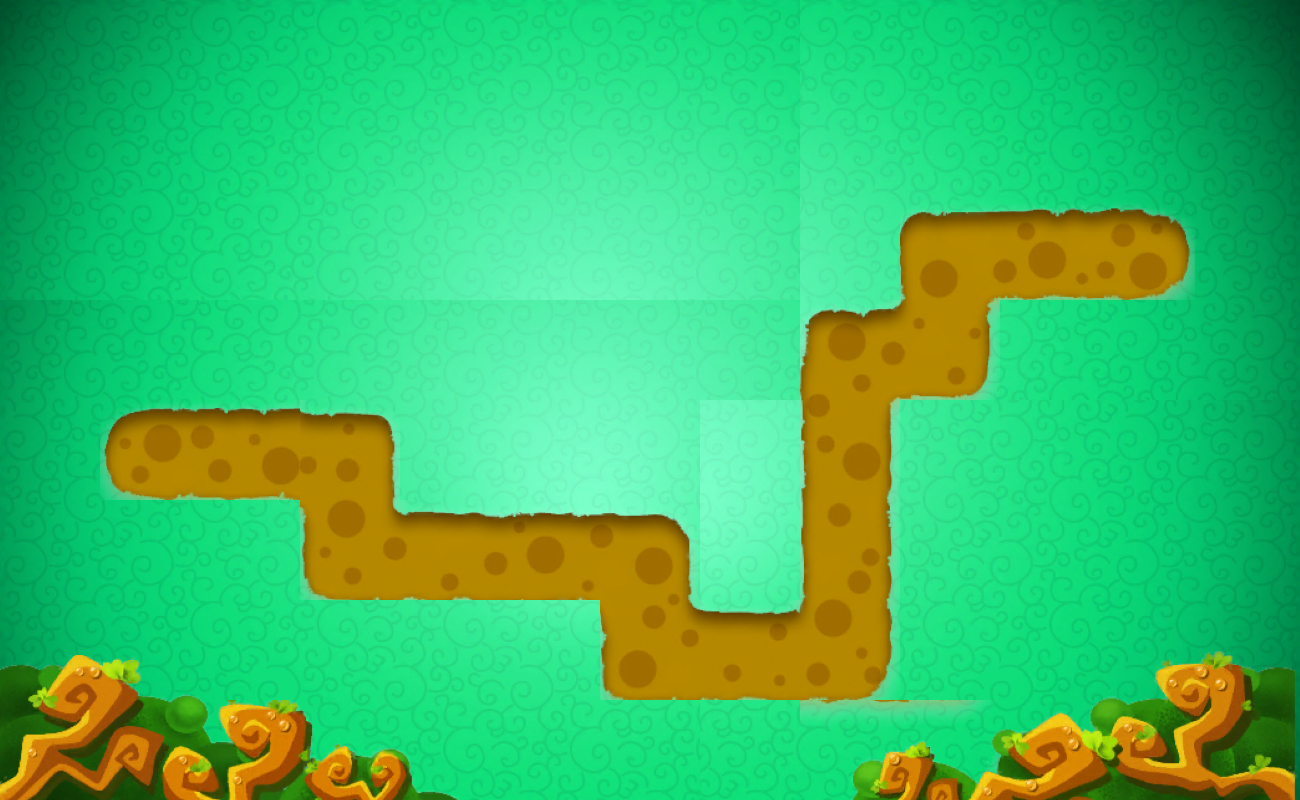

Tiled map render using the project's own tile images. Description and the whole map definition, tile-layer contents included, below:
An orthogonal 13x8 tile map with 100x100 px tiles, 2 tile layers (Background, Map), 3 tilesets and 64 objects.

<map version="1.10" tiledversion="1.11.0" orientation="orthogonal" renderorder="right-down" width="13" height="8" tilewidth="100" tileheight="100" infinite="0" nextlayerid="5" nextobjectid="71">
 <tileset firstgid="1" name="Background2.1" tilewidth="100" tileheight="100" tilecount="84" columns="12">
  <image source="Background2.1.png" width="1200" height="798" />
 </tileset>
 <tileset firstgid="85" name="BG2.1" tilewidth="100" tileheight="100" tilecount="72" columns="6">
  <image source="BG2.1.png" width="607" height="1200" />
 </tileset>
 <tileset firstgid="157" name="BG2" tilewidth="100" tileheight="100" tilecount="72" columns="12">
  <image source="BG2.png" width="1200" height="607" />
 </tileset>
 <layer id="1" name="Background" width="13" height="8">
  <data encoding="csv">
1,2,3,4,5,6,7,8,8,9,10,11,12,
13,14,15,16,17,18,19,20,20,21,22,23,24,
25,26,27,28,29,30,31,32,32,33,34,35,36,
25,26,27,28,29,30,31,32,44,45,46,47,48,
37,38,39,40,41,42,43,43,44,45,46,47,48,
49,50,51,52,53,54,55,55,56,57,58,59,60,
61,62,63,64,65,66,67,67,68,69,70,71,72,
73,74,75,76,77,78,79,79,80,81,82,83,84
</data>
 </layer>
 <layer id="2" name="Map" width="13" height="8">
  <data encoding="csv">
0,0,0,0,0,0,0,0,0,0,0,0,0,
0,0,0,0,0,0,0,0,0,0,0,0,0,
0,0,0,0,0,0,0,0,0,166,167,168,0,
0,0,0,0,0,0,0,0,177,178,0,0,0,
0,169,170,184,0,0,0,0,189,0,0,0,0,
0,0,0,196,197,198,199,0,201,0,0,0,0,
205,206,0,0,0,0,211,212,213,0,0,215,216,
217,218,219,220,221,0,0,0,224,225,226,227,228
</data>
 </layer>
 <objectgroup id="3" name="Carrot">
  <object id="1" x="1100" y="200" width="100" height="100" />
  <object id="66" x="1000" y="400" width="100" height="100" />
  <object id="67" x="893.939" y="1309.09" />
 </objectgroup>
 <objectgroup id="4" name="TowerPosition">
  <object id="3" x="0" y="100" width="100" height="100" />
  <object id="4" x="100" y="100" width="100" height="100" />
  <object id="5" x="200" y="100" width="100" height="100" />
  <object id="6" x="300" y="100" width="100" height="100" />
  <object id="7" x="400" y="100" width="100" height="100" />
  <object id="9" x="500" y="100" width="100" height="100" />
  <object id="10" x="0" y="200" width="100" height="100" />
  <object id="11" x="100" y="200" width="100" height="100" />
  <object id="12" x="100" y="300" width="100" height="100" />
  <object id="13" x="300" y="200" width="100" height="100" />
  <object id="14" x="400" y="200" width="100" height="100" />
  <object id="15" x="500" y="200" width="100" height="100" />
  <object id="16" x="0" y="300" width="100" height="100" />
  <object id="17" x="0" y="500" width="100" height="100" />
  <object id="18" x="200" y="200" width="100" height="100" />
  <object id="19" x="0" y="400" width="100" height="100" />
  <object id="20" x="100" y="500" width="100" height="100" />
  <object id="21" x="200" y="500" width="100" height="100" />
  <object id="22" x="200" y="600" width="100" height="100" />
  <object id="23" x="300" y="600" width="100" height="100" />
  <object id="24" x="300" y="300" width="100" height="100" />
  <object id="25" x="400" y="300" width="100" height="100" />
  <object id="26" x="500" y="300" width="100" height="100" />
  <object id="27" x="400" y="400" width="100" height="100" />
  <object id="28" x="500" y="400" width="100" height="100" />
  <object id="29" x="400" y="600" width="100" height="100" />
  <object id="30" x="500" y="600" width="100" height="100" />
  <object id="31" x="500" y="700" width="100" height="100" />
  <object id="34" x="600" y="100" width="100" height="100" />
  <object id="35" x="700" y="100" width="100" height="100" />
  <object id="36" x="800" y="100" width="100" height="100" />
  <object id="37" x="600" y="200" width="100" height="100" />
  <object id="38" x="700" y="200" width="100" height="100" />
  <object id="39" x="800" y="200" width="100" height="100" />
  <object id="40" x="500" y="300" width="100" height="100" />
  <object id="41" x="700" y="300" width="100" height="100" />
  <object id="42" x="600" y="300" width="100" height="100" />
  <object id="43" x="600" y="400" width="100" height="100" />
  <object id="44" x="700" y="400" width="100" height="100" />
  <object id="45" x="700" y="500" width="100" height="100" />
  <object id="46" x="603.03" y="700" width="100" height="100" />
  <object id="47" x="703.03" y="700" width="100" height="100" />
  <object id="48" x="900" y="600" width="100" height="100" />
  <object id="49" x="900" y="500" width="100" height="100" />
  <object id="50" x="900" y="400" width="100" height="100" />
  <object id="51" x="1000" y="300" width="100" height="100" />
  <object id="53" x="1000" y="500" width="100" height="100" />
  <object id="54" x="1200" y="300" width="100" height="100" />
  <object id="55" x="900" y="100" width="100" height="100" />
  <object id="56" x="1000" y="100" width="100" height="100" />
  <object id="57" x="1200" y="100" width="100" height="100" />
  <object id="58" x="1200" y="400" width="100" height="100" />
  <object id="59" x="1100" y="500" width="100" height="100" />
  <object id="60" x="1100" y="100" width="100" height="100" />
  <object id="61" x="1200" y="200" width="100" height="100" />
  <object id="62" x="1100" y="300" width="100" height="100" />
  <object id="63" x="1100" y="400" width="100" height="100" />
  <object id="64" x="1200" y="500" width="100" height="100" />
  <object id="65" x="1000" y="600" width="100" height="100" />
  <object id="69" x="200" y="300" width="100" height="100" />
  <object id="70" x="781.818" y="1415.15" />
 </objectgroup>
</map>